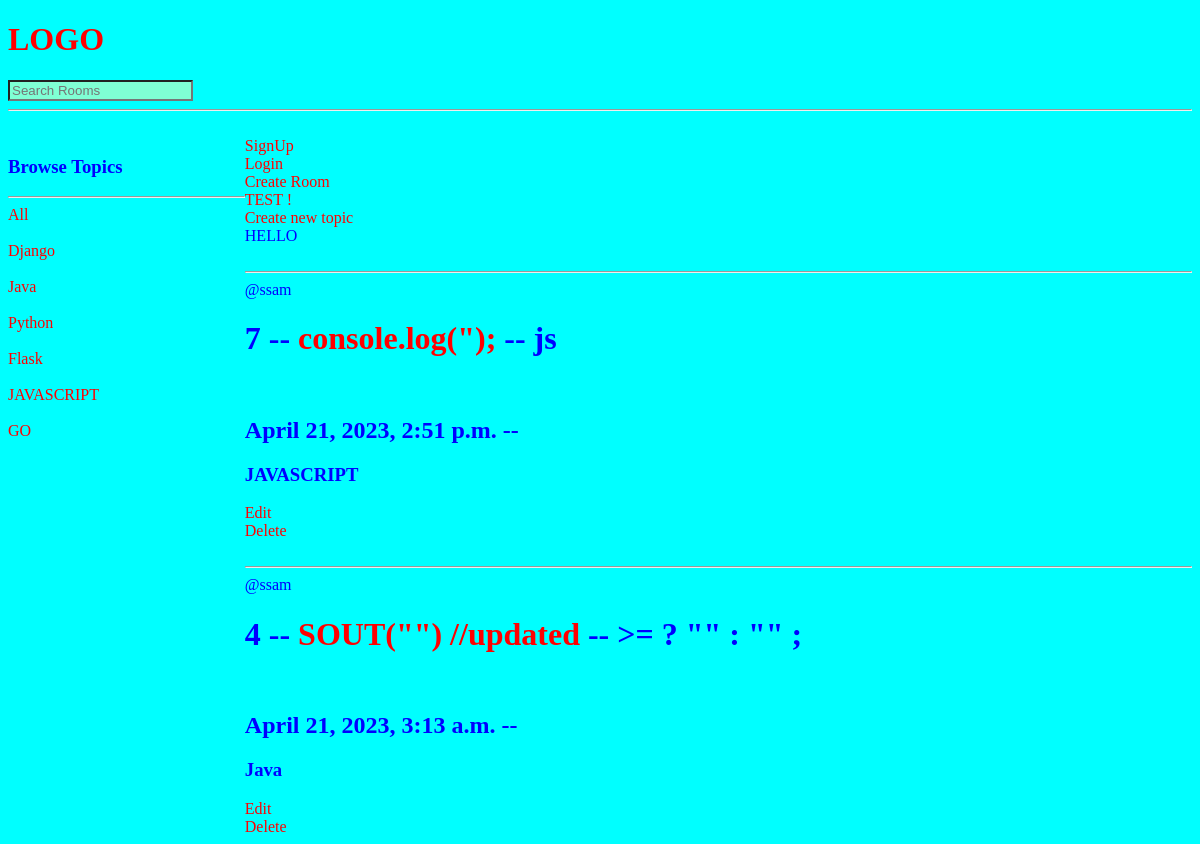
Screenshot of /?q=Java with the database file from the repository.
### base/models.py (models this page shows, shortened)
class Topic(models.Model):
    name = models.CharField(max_length=200)
    def __str__(self):
        return self.name

class Room(models.Model):
    host = models.ForeignKey(User, on_delete=models.SET_NULL, null=True, blank=True)
    topic = models.ForeignKey(Topic, on_delete=models.SET_NULL, null=True, blank=True)
    name = models.CharField(max_length=200)
    description = models.TextField(max_length=500, blank = True, null=True)
    updated = models.DateTimeField(auto_now=True)      #Save the time when the object is updated
    cerated = models.DateTimeField(auto_now_add=True)  #Save the time when the object is created
    class Meta:
        ordering = ['-updated', '-cerated']

### base/views.py (the view)
# urls.py: path('', views.home,name='home'),
def home(request):
    q = request.GET.get('q') if request.GET.get('q') != None else ''
    room = Room.objects.filter(
        Q(topic__name__icontains= q) | #only 'contains' is case sensitive matching
        Q(name__icontains= q) |
        Q(description__icontains= q)
        )
    topic = Topic.objects.all()
    context = {'rooms': room, 'topics': topic, 'top':Topic.objects.all()}
    return render(request, 'base/home.html', context)

### base/templates/base/home.html (shortened to what this page needs)
<!DOCTYPE html>
<html lang="en">
<head>
</head>
<body>
    {% include 'navbar.html' %}
    {% block content %} <br>
    <div class="home-containers">
        <div>
            <h3>Browse Topics</h3>
            <hr>
            <a href="{% url 'home' %}"> All </a> <br>
            {% for tp in top %}  <br>
            <a href="{% url 'home'%}?q={{tp}}">{{tp}}</a> <br>
            {% endfor %}
        </div>
        <div>
            <a href="{% url 'signUp' %}"> SignUp </a> <br>
    <a href="{% url 'userLogin' %}"> Login</a> <br>
    <a href="{% url 'createRoom' %}"> Create Room</a> <br>
    <a href="{% url 'test' %}">TEST !</a> <br>
    <a href="{% url 'topic_new' %}">Create new topic</a> <br>
    HELLO <br>
    <div>
    {% for rm in rooms %}
    <div> <br>
        <hr>
    <span>@{{rm.host}}</span> <br>
        <h1>{{ rm.id }} -- <a href="{% url 'index' rm.id %}">{{rm.name}}</a> -- {{rm.description}} </h1> <br>
        <h2>{{rm.updated}} -- {{rm.created}}</h2>
        <h3>{{rm.topic}}</h3>
        <a href="{% url 'update' rm.id %}">Edit</a> <br>
        <a href="{% url 'delete' rm.id %}"> Delete </a>
    </div>
    {% endfor %}
</div>
</div>
        </div>
    {% endblock %}
</body>
</html>

### templates/navbar.html (style rules this page uses)
body { background-color: aqua; color:blue; }
a { text-decoration: none; color: red ; }

### base/templates/base/home.html (style rules this page uses)
.home-containers { display: grid; grid-template-columns: 1fr 4fr; }

### rows the page displays
Topic: name "Django"
Topic: name "Java"
Topic: name "Python"
Topic: name "Flask"
Topic: name "JAVASCRIPT"
Topic: name "GO"
Room: host "ssam", id "7", name "console.log(\");", description "js", updated "April 21, 2023, 2:51 p.m.", topic "JAVASCRIPT"
Room: host "ssam", id "4", name "SOUT(\"\") //updated", description ">= ? \"\" : \"\" ;", updated "April 21, 2023, 3:13 a.m.", topic "Java"
